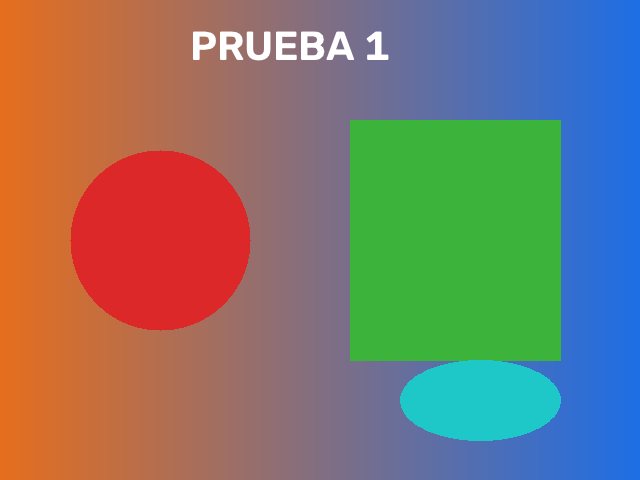
#> input picture Practica_2/imagenes/prueba_1.png, 640 x 480 px
$ python parametros_imagen.py
#> lines starting #> are read from the running program, lines starting #| are printed output that depends on the picture
"""
Practica 2 - Modificacion de parametros de imagen: brillo, contraste y saturacion
(equivalente en Python de la app AFORGE Parametro Imagen original).

Carga una imagen (de prueba incluida, de un archivo propio, o una foto tomada con
camara/IP Webcam) y permite ajustar brillo, contraste y saturacion en vivo con
barras deslizantes, mostrando la imagen original y la modificada lado a lado.

Controles:
    s -> guardar (original + modificada) en capturas/ y registrar los parametros
         usados en logs/parametros.csv
    n -> cargar la siguiente imagen (si hay varias) o pedir una nueva
    q / ESC -> salir
"""

import argparse
import csv
import glob
import os
import re
from datetime import datetime

import cv2
import numpy as np

VENTANA = "Practica 2 - Parametros de imagen"


def resolve_source(valor):
    """Acepta un indice de camara local ('0', '1', ...) o una URL de IP Webcam
    (ej. 'http://192.168.1.5:8080' o 'http://192.168.1.5:8080/video')."""
    valor = valor.strip()
    if re.fullmatch(r"\d+", valor):
        return int(valor)
    url = valor if valor.startswith("http") else f"http://{valor}"
    if not url.rstrip("/").endswith(("/video", ".jpg", ".mjpg", "/videofeed")):
        url = url.rstrip("/") + "/video"
    return url


def parse_args():
    parser = argparse.ArgumentParser(
        description="Practica 2 - Ajuste de brillo/contraste/saturacion de imagenes (OpenCV)"
    )
    parser.add_argument(
        "--imagen", action="append", default=None,
        help="Ruta a una imagen a usar (se puede repetir la bandera para varias imagenes). "
             "Si se omite, se muestra un menu interactivo.",
    )
    parser.add_argument(
        "--camara-source", default="0",
        help="Fuente de camara para la opcion de captura en vivo: indice local o URL de IP Webcam",
    )
    return parser.parse_args()


def crear_carpetas(base_dir):
    capturas_dir = os.path.join(base_dir, "capturas")
    logs_dir = os.path.join(base_dir, "logs")
    os.makedirs(capturas_dir, exist_ok=True)
    os.makedirs(logs_dir, exist_ok=True)
    return capturas_dir, logs_dir


def imagenes_prueba(base_dir):
    carpeta = os.path.join(base_dir, "imagenes")
    rutas = sorted(glob.glob(os.path.join(carpeta, "prueba_*.png")))
    if not rutas:
        raise FileNotFoundError(
            f"No hay imagenes de prueba en {carpeta}.\n"
            "Ejecuta primero: python generar_imagenes_prueba.py"
        )
    return rutas


def capturar_foto(source_str):
    fuente = resolve_source(source_str)
    cap = cv2.VideoCapture(fuente)
    if not cap.isOpened():
        raise RuntimeError(f"No se pudo abrir la fuente de camara: {fuente}")

    print("Se abrio la camara. Presiona ESPACIO para capturar la foto, ESC para cancelar.")
    img = None
    ventana_captura = "Captura - ESPACIO para tomar foto, ESC para cancelar"
    try:
        while True:
            ok, frame = cap.read()
            if not ok:
                print("No se pudo leer frame de la camara.")
                break
            cv2.imshow(ventana_captura, frame)
            key = cv2.waitKey(1) & 0xFF
            if key == 32:  # espacio
                img = frame.copy()
                break
            if key == 27:  # ESC
                break
    finally:
        cap.release()
        cv2.destroyWindow(ventana_captura)
    return img


def elegir_imagenes(args, base_dir):
    if args.imagen:
        rutas = []
        for ruta in args.imagen:
            img = cv2.imread(ruta)
            if img is None:
                raise FileNotFoundError(f"No se pudo leer la imagen: {ruta}")
            rutas.append((img, os.path.basename(ruta)))
        return rutas

    print("Selecciona el origen de la(s) imagen(es):")
    print("  1) Imagenes de prueba incluidas")
    print("  2) Ruta a un archivo de imagen propio")
    print("  3) Capturar una foto con camara (webcam o IP Webcam)")
    opcion = input("Opcion [1/2/3] (default 1): ").strip() or "1"

    if opcion == "2":
        ruta = input("Ruta de la imagen: ").strip()
        img = cv2.imread(ruta)
        if img is None:
            raise FileNotFoundError(f"No se pudo leer la imagen: {ruta}")
        return [(img, os.path.basename(ruta))]

    if opcion == "3":
        source_str = input(
            "Fuente de camara [indice local (ej. 0) o URL de IP Webcam] "
            "(default 0): "
        ).strip() or "0"
        img = capturar_foto(source_str)
        if img is None:
            raise RuntimeError("No se capturo ninguna foto.")
        nombre = f"captura_{datetime.now().strftime('%Y%m%d_%H%M%S')}.png"
        return [(img, nombre)]

    rutas = imagenes_prueba(base_dir)
    return [(cv2.imread(r), os.path.basename(r)) for r in rutas]


def aplicar_parametros(img, brillo, contraste, saturacion):
    """brillo: -100..100 (offset aditivo). contraste: 0.0..3.0 (multiplicador).
    saturacion: 0.0..3.0 (multiplicador sobre el canal S en HSV)."""
    ajustada = cv2.convertScaleAbs(img, alpha=contraste, beta=brillo)
    hsv = cv2.cvtColor(ajustada, cv2.COLOR_BGR2HSV).astype(np.float32)
    hsv[..., 1] = np.clip(hsv[..., 1] * saturacion, 0, 255)
    return cv2.cvtColor(hsv.astype(np.uint8), cv2.COLOR_HSV2BGR)


def combinar_lado_a_lado(original, modificada, alto_max=480):
    def redimensionar(img):
        h, w = img.shape[:2]
        if h <= alto_max:
            return img
        escala = alto_max / h
        return cv2.resize(img, (int(w * escala), alto_max))

    original_r = redimensionar(original)
    modificada_r = redimensionar(modificada)
    separador = np.full((original_r.shape[0], 4, 3), 255, dtype=np.uint8)
    return np.hstack([original_r, separador, modificada_r])


def noop(_valor):
    pass


def main():
    args = parse_args()
    base_dir = os.path.dirname(os.path.abspath(__file__))
    capturas_dir, logs_dir = crear_carpetas(base_dir)

    log_path = os.path.join(logs_dir, "parametros.csv")
    log_is_new = not os.path.exists(log_path)
    log_file = open(log_path, "a", newline="", encoding="utf-8")
    log_writer = csv.writer(log_file)
    if log_is_new:
        log_writer.writerow(["timestamp", "imagen", "brillo", "contraste", "saturacion", "archivo_original", "archivo_modificada"])

    imagenes = elegir_imagenes(args, base_dir)
#> the answer given: 1
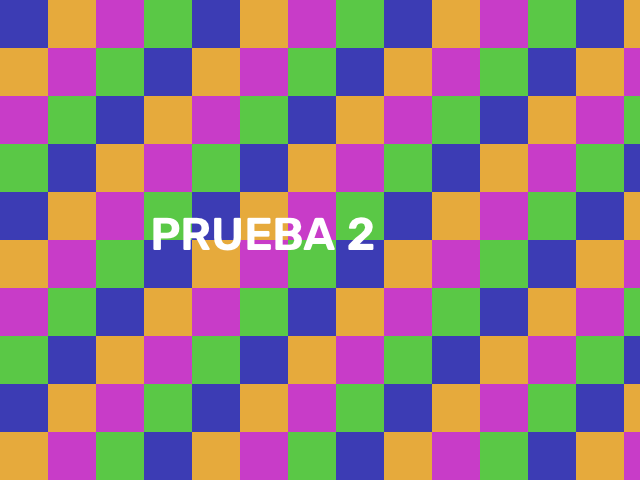
#> input picture Practica_2/imagenes/prueba_2.png, 640 x 480 px
#> imagenes = 2 items
    indice = 0
    contador_capturas = 0

    cv2.namedWindow(VENTANA)
    cv2.createTrackbar("Brillo", VENTANA, 100, 200, noop)       # -100..+100
    cv2.createTrackbar("Contraste x100", VENTANA, 100, 300, noop)  # 0.00..3.00
    cv2.createTrackbar("Saturacion x100", VENTANA, 100, 300, noop)  # 0.00..3.00

    print("Controles: [s] guardar captura + parametros   [n] siguiente imagen   [q] salir")

    try:
        while True:
            original, nombre = imagenes[indice]
#> original is the input picture: shape (480, 640, 3); mean B, G, R 109.5, 120.1, 127.9
#> nombre = 'prueba_1.png'

            brillo = cv2.getTrackbarPos("Brillo", VENTANA) - 100
            contraste = cv2.getTrackbarPos("Contraste x100", VENTANA) / 100.0
            saturacion = cv2.getTrackbarPos("Saturacion x100", VENTANA) / 100.0

            modificada = aplicar_parametros(original, brillo, contraste, saturacion)
#> in aplicar_parametros, `hsv = cv2.cvtColor(ajustada, cv2.COLOR_BGR2HSV).astype(np.float32)`:
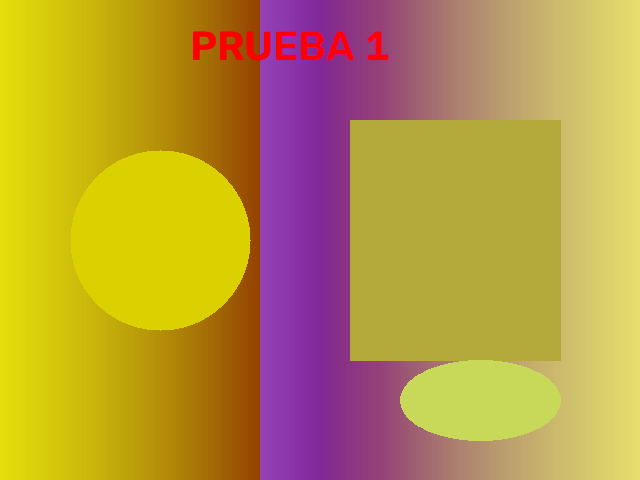
#> hsv: shape (480, 640, 3) float32; mean B, G, R 65.8, 151.2, 185.9
            combinada = combinar_lado_a_lado(original, modificada)
#> in combinar_lado_a_lado, `return np.hstack([original_r, separador, modificada_r])`:
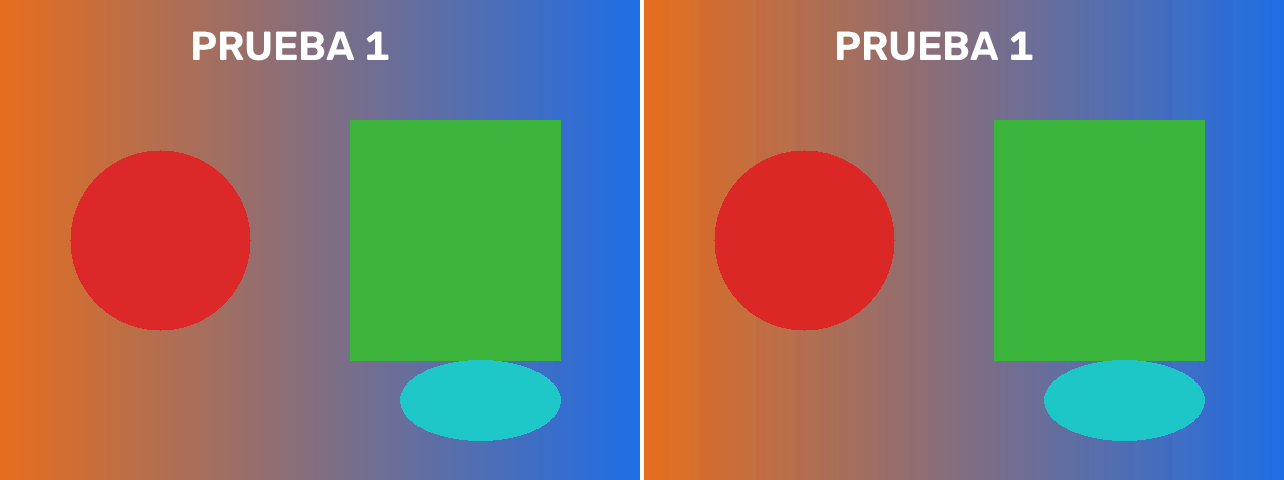
#> returned value: shape (480, 1284, 3); mean of channels 0, 1, 2 109.8, 120.3, 128.1; drawn as B, G, R

            cv2.putText(
                combinada, f"{nombre}  |  brillo={brillo}  contraste={contraste:.2f}  saturacion={saturacion:.2f}",
                (10, 25), cv2.FONT_HERSHEY_SIMPLEX, 0.6, (0, 0, 0), 2,
            )
            cv2.putText(
                combinada, f"{nombre}  |  brillo={brillo}  contraste={contraste:.2f}  saturacion={saturacion:.2f}",
                (10, 25), cv2.FONT_HERSHEY_SIMPLEX, 0.6, (255, 255, 255), 1,
            )
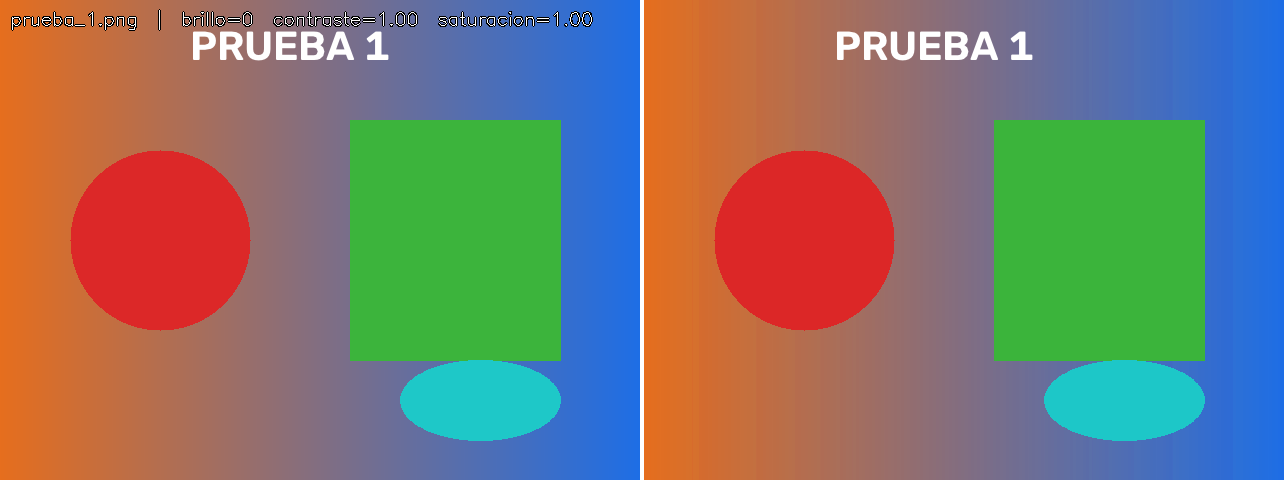
#> combinada: shape (480, 1284, 3); mean B, G, R 109.5, 120.1, 127.8
            cv2.imshow(VENTANA, combinada)

            key = cv2.waitKey(30) & 0xFF
#> (key q is pressed here)
            if key in (ord("q"), 27):
                break
            elif key == ord("s"):
                contador_capturas += 1
                base_nombre = os.path.splitext(nombre)[0]
                sello = datetime.now().strftime("%Y%m%d_%H%M%S")
                archivo_original = f"{base_nombre}_original_{contador_capturas}_{sello}.png"
                archivo_modificada = f"{base_nombre}_modificada_{contador_capturas}_{sello}.png"
                cv2.imwrite(os.path.join(capturas_dir, archivo_original), original)
                cv2.imwrite(os.path.join(capturas_dir, archivo_modificada), modificada)
                log_writer.writerow([
                    datetime.now().isoformat(timespec="seconds"), nombre,
                    brillo, f"{contraste:.2f}", f"{saturacion:.2f}",
                    archivo_original, archivo_modificada,
                ])
                log_file.flush()
                print(f"Captura guardada: {archivo_original} / {archivo_modificada}")
            elif key == ord("n"):
                indice = (indice + 1) % len(imagenes)
                print(f"Imagen actual: {imagenes[indice][1]}")
    finally:
        cv2.destroyAllWindows()
        log_file.close()


if __name__ == "__main__":
    main()
